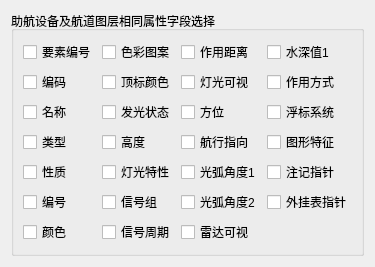
           <widget class="QWidget" name="tab_Layer_N">
            <attribute name="title">
             <string>助航设备及航道</string>
            </attribute>
            <layout class="QGridLayout" name="gridLayout_35">
             <item row="0" column="0">
              <widget class="QGroupBox" name="groupBox_N">
               <property name="title">
                <string>助航设备及航道图层相同属性字段选择</string>
               </property>
               <layout class="QGridLayout" name="gridLayout_20">
                <item row="0" column="0">
                 <widget class="QCheckBox" name="checkBox_YaoSuBianHao_N">
                  <property name="text">
                   <string>要素编号</string>
                  </property>
                 </widget>
                </item>
                <item row="0" column="1">
                 <widget class="QCheckBox" name="checkBox_SeCaiTuAn_N">
                  <property name="text">
                   <string>色彩图案</string>
                  </property>
                 </widget>
                </item>
                <item row="0" column="2">
                 <widget class="QCheckBox" name="checkBox_ZuoYongJuLi_N">
                  <property name="text">
                   <string>作用距离</string>
                  </property>
                 </widget>
                </item>
                <item row="0" column="3">
                 <widget class="QCheckBox" name="checkBox_ShuiShenZhi1_N">
                  <property name="text">
                   <string>水深值1</string>
                  </property>
                 </widget>
                </item>
                <item row="1" column="0">
                 <widget class="QCheckBox" name="checkBox_BianMa_N">
                  <property name="text">
                   <string>编码</string>
                  </property>
                 </widget>
                </item>
                <item row="1" column="1">
                 <widget class="QCheckBox" name="checkBox_DingBiaoYanSe_N">
                  <property name="text">
                   <string>顶标颜色</string>
                  </property>
                 </widget>
                </item>
                <item row="1" column="2">
                 <widget class="QCheckBox" name="checkBox_DengGuangKeShi_N">
                  <property name="text">
                   <string>灯光可视</string>
                  </property>
                 </widget>
                </item>
                <item row="1" column="3">
                 <widget class="QCheckBox" name="checkBox_ZuoYongFangShi_N">
                  <property name="text">
                   <string>作用方式</string>
                  </property>
                 </widget>
                </item>
                <item row="2" column="0">
                 <widget class="QCheckBox" name="checkBox_MingCheng_N">
                  <property name="text">
                   <string>名称</string>
                  </property>
                 </widget>
                </item>
                <item row="2" column="1">
                 <widget class="QCheckBox" name="checkBox_FaGuangZhuangTai_N">
                  <property name="text">
                   <string>发光状态</string>
                  </property>
                 </widget>
                </item>
                <item row="2" column="2">
                 <widget class="QCheckBox" name="checkBox_FangWei_N">
                  <property name="text">
                   <string>方位</string>
                  </property>
                 </widget>
                </item>
                <item row="2" column="3">
                 <widget class="QCheckBox" name="checkBox_FuBiaoXiTong_N">
                  <property name="text">
                   <string>浮标系统</string>
                  </property>
                 </widget>
                </item>
                <item row="3" column="0">
                 <widget class="QCheckBox" name="checkBox_LeiXing_N">
                  <property name="text">
                   <string>类型</string>
                  </property>
                 </widget>
                </item>
                <item row="3" column="1">
                 <widget class="QCheckBox" name="checkBox_GaoDu_N">
                  <property name="text">
                   <string>高度</string>
                  </property>
                 </widget>
                </item>
                <item row="3" column="2">
                 <widget class="QCheckBox" name="checkBox_HangXingZhiXiang_N">
                  <property name="text">
                   <string>航行指向</string>
                  </property>
                 </widget>
                </item>
                <item row="3" column="3">
                 <widget class="QCheckBox" name="checkBox_TuXingTeZheng_N">
                  <property name="text">
                   <string>图形特征</string>
                  </property>
                 </widget>
                </item>
                <item row="4" column="0">
                 <widget class="QCheckBox" name="checkBox_XingZhi_N">
                  <property name="text">
                   <string>性质</string>
                  </property>
                 </widget>
                </item>
                <item row="4" column="1">
                 <widget class="QCheckBox" name="checkBox_DengGuangTeXing_N">
                  <property name="text">
                   <string>灯光特性</string>
                  </property>
                 </widget>
                </item>
                <item row="4" column="2">
                 <widget class="QCheckBox" name="checkBox_GuangHuJiaoDu1_N">
                  <property name="text">
                   <string>光弧角度1</string>
                  </property>
                 </widget>
                </item>
                <item row="4" column="3">
                 <widget class="QCheckBox" name="checkBox_ZhuJiZhiZhen_N">
                  <property name="text">
                   <string>注记指针</string>
                  </property>
                 </widget>
                </item>
                <item row="5" column="0">
                 <widget class="QCheckBox" name="checkBox_BianHao_N">
                  <property name="text">
                   <string>编号</string>
                  </property>
                 </widget>
                </item>
                <item row="5" column="1">
                 <widget class="QCheckBox" name="checkBox_XinHaoZu_N">
                  <property name="text">
                   <string>信号组</string>
                  </property>
                 </widget>
                </item>
                <item row="5" column="2">
                 <widget class="QCheckBox" name="checkBox_GuangHuJiaoDu2_N">
                  <property name="text">
                   <string>光弧角度2</string>
                  </property>
                 </widget>
                </item>
                <item row="5" column="3">
                 <widget class="QCheckBox" name="checkBox_WaiGuaBiaoZhiZhen_N">
                  <property name="text">
                   <string>外挂表指针</string>
                  </property>
                 </widget>
                </item>
                <item row="6" column="0">
                 <widget class="QCheckBox" name="checkBox_YanSe_N">
                  <property name="text">
                   <string>颜色</string>
                  </property>
                 </widget>
                </item>
                <item row="6" column="1">
                 <widget class="QCheckBox" name="checkBox_XinHaoZhouQi_N">
                  <property name="text">
                   <string>信号周期</string>
                  </property>
                 </widget>
                </item>
                <item row="6" column="2">
                 <widget class="QCheckBox" name="checkBox_LeiDaKeShi_N">
                  <property name="text">
                   <string>雷达可视</string>
                  </property>
                 </widget>
                </item>
               </layout>
              </widget>
             </item>
            </layout>
           </widget>
